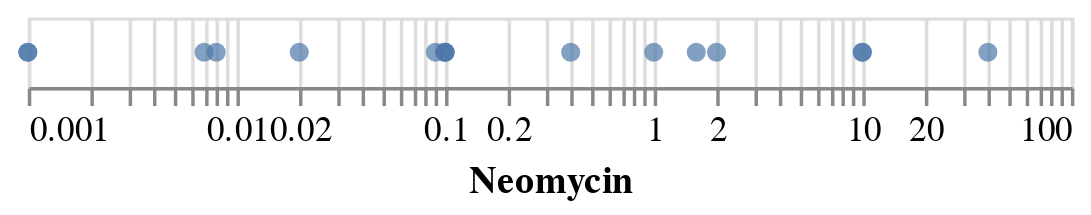

The code cell stored with this chart in its notebook:
### Markdown cell above
The points on the left are now better differentiated, but we still see some heavy skew. We can try using a [logarithmic scale](https://en.wikipedia.org/wiki/Logarithmic_scale) (`log`) instead:

### Code cell
alt.Chart(antibiotics).mark_circle().encode(
    alt.X('Neomycin:Q',
          scale=alt.Scale(type='log'))
)

### Figure 1 — Vega-Lite specification as saved in the notebook (floating-point values rounded to 4 significant figures)
{"config": {"view": {"continuousWidth": 300, "continuousHeight": 300}}, "data": {"name": "data-8833440f737304311e72aeeffd7b9881"}, "mark": {"type": "circle"}, "encoding": {"x": {"field": "Neomycin", "scale": {"type": "log"}, "type": "quantitative"}}, "$schema": "https://vega.github.io/schema/vega-lite/v5.8.0.json", "datasets": {"data-8833440f737304311e72aeeffd7b9881": [{"Bacteria": "Aerobacter aerogenes", "Penicillin": 870.0, "Streptomycin": 1.0, "Neomycin": 1.6, "Gram_Staining": "negative", "Genus": "other"}, {"Bacteria": "Bacillus anthracis", "Penicillin": 0.001, "Streptomycin": 0.01, "Neomycin": 0.007, "Gram_Staining": "positive", "Genus": "other"}, {"Bacteria": "Brucella abortus", "Penicillin": 1.0, "Streptomycin": 2.0, "Neomycin": 0.02, "Gram_Staining": "negative", "Genus": "other"}, {"Bacteria": "Diplococcus pneumoniae", "Penicillin": 0.005, "Streptomycin": 11.0, "Neomycin": 10.0, "Gram_Staining": "positive", "Genus": "other"}, {"Bacteria": "Escherichia coli", "Penicillin": 100.0, "Streptomycin": 0.4, "Neomycin": 0.1, "Gram_Staining": "negative", "Genus": "other"}, {"Bacteria": "Klebsiella pneumoniae", "Penicillin": 850.0, "Streptomycin": 1.2, "Neomycin": 1.0, "Gram_Staining": "negative", "Genus": "other"}, {"Bacteria": "Mycobacterium tuberculosis", "Penicillin": 800.0, "Streptomycin": 5.0, "Neomycin": 2.0, "Gram_Staining": "negative", "Genus": "other"}, {"Bacteria": "Proteus vulgaris", "Penicillin": 3.0, "Streptomycin": 0.1, "Neomycin": 0.1, "Gram_Staining": "negative", "Genus": "other"}, {"Bacteria": "Pseudomonas aeruginosa", "Penicillin": 850.0, "Streptomycin": 2.0, "Neomycin": 0.4, "Gram_Staining": "negative", "Genus": "other"}, {"Bacteria": "Salmonella (Eberthella) typhosa", "Penicillin": 1.0, "Streptomycin": 0.4, "Neomycin": 0.008, "Gram_Staining": "negative", "Genus": "Salmonella"}, {"Bacteria": "Salmonella schottmuelleri", "Penicillin": 10.0, "Streptomycin": 0.8, "Neomycin": 0.09, "Gram_Staining": "negative", "Genus": "Salmonella"}, {"Bacteria": "Staphylococcus albus", "Penicillin": 0.007, "Streptomycin": 0.1, "Neomycin": 0.001, "Gram_Staining": "positive", "Genus": "Staphylococcus"}, {"Bacteria": "Staphylococcus aureus", "Penicillin": 0.03, "Streptomycin": 0.03, "Neomycin": 0.001, "Gram_Staining": "positive", "Genus": "Staphylococcus"}, {"Bacteria": "Streptococcus fecalis", "Penicillin": 1.0, "Streptomycin": 1.0, "Neomycin": 0.1, "Gram_Staining": "positive", "Genus": "Streptococcus"}, {"Bacteria": "Streptococcus hemolyticus", "Penicillin": 0.001, "Streptomycin": 14.0, "Neomycin": 10.0, "Gram_Staining": "positive", "Genus": "Streptococcus"}, {"Bacteria": "Streptococcus viridans", "Penicillin": 0.005, "Streptomycin": 10.0, "Neomycin": 40.0, "Gram_Staining": "positive", "Genus": "Streptococcus"}]}}
